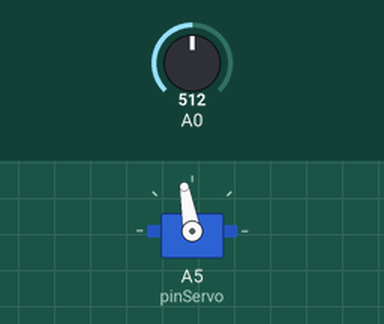
Simulated run of this sketch. Board: Arduino Uno, built with avr-gcc and run on an emulated ATmega328P. Shown: servo. Inputs (shaded band) come from the test bench; at power-on: A0 = 512. What the sketch prints to the serial monitor is not drawn.

Above: at 1.1 s.
At 2.1 s:
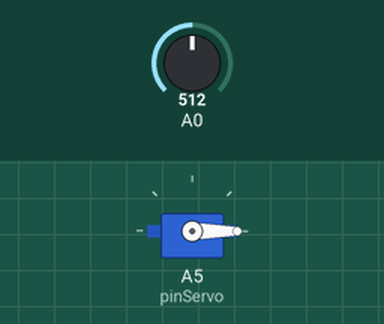
Timing chart, 0 to 3.6 s (numbered marks = the images above):
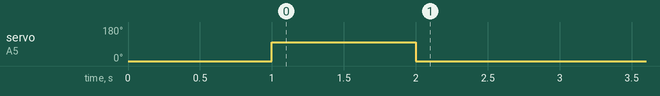

The sketch:

roboarm.ino
```cpp
#include <Servo.h>

// Библеотека для работы с сигналами от датчика ЭКГ
#include "roboarm.h"
#include "button.h"

#define pinServo A5
#define pinEKG 0
#define pinBUT 1

// int max_analog_dta      = 500;              // max analog data
// int min_analog_dta      = 350;              // min analog data
// int static_analog_dta   = 0;                // static analog data
// int k = 0;
// int diff = 0;
// int dif2 = 0;
// int pV = 0;
// int cV = 0;
// int b = 0;
// int n = 30;
// int y = 0;
// int arr[] = {0,0,0,0,0,0,0,0,0,0,0,0,0,0,0,0,0,0,0,0,0,0,0,0,0,0,0,0,0,0};
// int arr2[] = {0,0,0,0,0,0,0,0,0,0,0,0,0,0,0,0,0,0,0,0,0,0,0,0,0,0,0,0,0,0};
// bool statys;
Servo servo;
// Servo servo1;
roboarm roboarm1(pinEKG);

button but(pinBUT);
// get analog value
// int getAnalog(int pin)
// {
//     long sum = 0;

//     for(int i=0; i<32; i++)
//     {
//         sum += analogRead(pin);
//     }

//     int dta = sum>>5;

//     max_analog_dta = dta>max_analog_dta ? dta : max_analog_dta;         // if max data
//     min_analog_dta = min_analog_dta>dta ? dta : min_analog_dta;         // if min data

//     return sum>>5;
// }

void setup()
{
    servo.attach(pinServo);
    // servo1.attach(7);

    Serial.begin(115200);

    // long sum = 0;

    // for(int i=0; i<=10; i++)
    // {
    //     for(int j=0; j<100; j++)
    //     {
    //         sum += getAnalog(A0);
    //         delay(1);
    //     }
    // }

    // sum /= 1100;

    // static_analog_dta = sum;

    // Serial.print("static_analog_dta = ");
    // Serial.println(static_analog_dta);
    servo.write(0);
    delay(1000);
    servo.write(100);
    delay(1000);
    servo.write(0);
}
uint32_t tmr = millis();
bool fl = false;
void loop() {

    Serial.println(roboarm1.getAnalog());
    // int val = getAnalog(A0);                    // get Analog value
    // cV = analogRead(0);

  // Часть кода которая обрабатывает поворот серво через кнобку без задержек в коде
  if (but.click()){
    servo.write(180);
    tmr = millis();
    fl = true;
  }else if(millis()-tmr >= 250 && fl){
    servo.write(0);
    fl = false;
  }
}
```

button.h
```cpp
// Простенький класс работы с кнопами
class button {
  public:
    button (byte pin) {
      _pin = pin;
      pinMode(_pin, INPUT_PULLUP);
    }

    //Типо когда нажимаешь или удерживаешь возвращаеться True
    bool click() {
      bool btnState = digitalRead(_pin);
      if (!btnState && !_flag && millis() - _tmr >= 100) {
        _flag = true;
        _tmr = millis();
        return true;
      }
      if (!btnState && _flag && millis() - _tmr >= 250) {
        _tmr = millis ();
        return true;
      }
      if (btnState && _flag) {
        _flag = false;
        _tmr = millis();
      }
      return false;
    }
  private:
    byte _pin;
    uint32_t _tmr;
    bool _flag;
};
```

roboarm.h
```cpp
// Простенький класс работы протезом
class roboarm {
  public:
    roboarm (byte pin) {
      _pin = pin;
      pinMode(_pin, INPUT_PULLUP);
    }

    int getAnalog(){
        if (millis() - _tmr >= 100){
            _tmr = millis();
            lastAnalog = analogRead(_pin);
        }
        return lastAnalog;
    }

    //Типо когда нажимаешь или удерживаешь возвращаеться True
    // bool click() {
    //   bool btnState = digitalRead(_pin);
    //   if (!btnState && !_flag && millis() - _tmr >= 100) {
    //     _flag = true;
    //     _tmr = millis();
    //     return true;
    //   }
    //   if (!btnState && _flag && millis() - _tmr >= 500) {
    //     _tmr = millis ();
    //     return true;
    //   }
    //   if (btnState && _flag) {
    //     _flag = false;
    //     _tmr = millis();
    //   }
    //   return false;
    // }
  private:
    int lastAnalog = 0;
    byte _pin;
    uint32_t _tmr;
    bool _flag;
};
```
